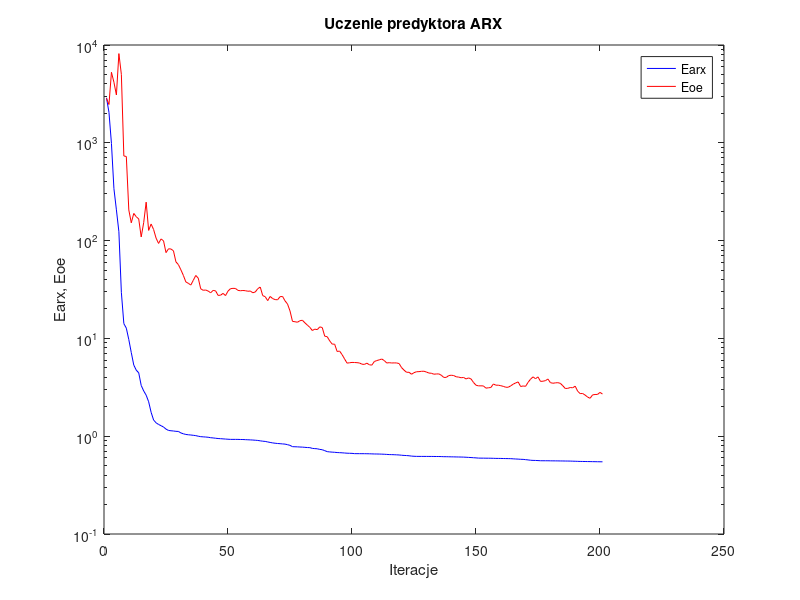
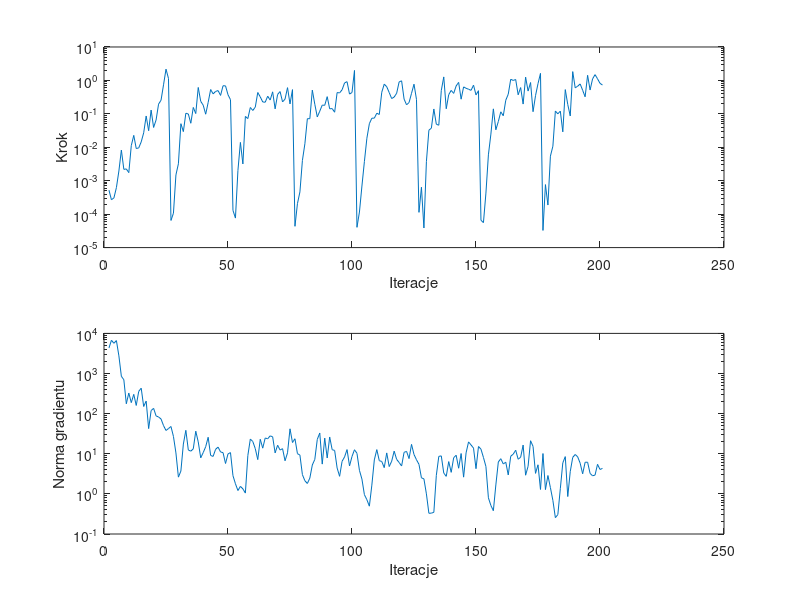

Recreate these plots in MATLAB, in order.
%uczenie predyktora arx
clear all;
n=0; farx(n+1)=2.886244e+003; foe(n+1)=2.856458e+003; wspucz(n+1)=0.000000e+000; ng(n+1)=0.000000e+000;
%odnowa zmiennej metryki
n=1; farx(n+1)=2.050148e+003; foe(n+1)=2.463208e+003; krok(n+1)=5.218301e-004; ng(n+1)=4.323037e+003;
n=2; farx(n+1)=9.847568e+002; foe(n+1)=5.261958e+003; krok(n+1)=2.695564e-004; ng(n+1)=6.744799e+003;
n=3; farx(n+1)=3.397486e+002; foe(n+1)=4.162990e+003; krok(n+1)=3.067151e-004; ng(n+1)=5.666327e+003;
n=4; farx(n+1)=2.063063e+002; foe(n+1)=3.082302e+003; krok(n+1)=6.218716e-004; ng(n+1)=6.622957e+003;
n=5; farx(n+1)=1.232960e+002; foe(n+1)=8.168515e+003; krok(n+1)=1.953941e-003; ng(n+1)=2.758552e+003;
n=6; farx(n+1)=2.954480e+001; foe(n+1)=5.003571e+003; krok(n+1)=8.252536e-003; ng(n+1)=8.539676e+002;
n=7; farx(n+1)=1.416610e+001; foe(n+1)=7.335932e+002; krok(n+1)=2.187783e-003; ng(n+1)=6.987778e+002;
n=8; farx(n+1)=1.272434e+001; foe(n+1)=7.245148e+002; krok(n+1)=2.252591e-003; ng(n+1)=1.761042e+002;
n=9; farx(n+1)=9.727701e+000; foe(n+1)=2.058388e+002; krok(n+1)=1.745241e-003; ng(n+1)=3.263847e+002;
n=10; farx(n+1)=7.161004e+000; foe(n+1)=1.520522e+002; krok(n+1)=1.121665e-002; ng(n+1)=1.881238e+002;
n=11; farx(n+1)=5.343936e+000; foe(n+1)=1.896077e+002; krok(n+1)=2.272397e-002; ng(n+1)=3.023281e+002;
n=12; farx(n+1)=4.738175e+000; foe(n+1)=1.755377e+002; krok(n+1)=9.173286e-003; ng(n+1)=1.600383e+002;
n=13; farx(n+1)=4.444462e+000; foe(n+1)=1.665181e+002; krok(n+1)=9.590335e-003; ng(n+1)=3.588632e+002;
n=14; farx(n+1)=3.304163e+000; foe(n+1)=1.090452e+002; krok(n+1)=1.448480e-002; ng(n+1)=4.309645e+002;
n=15; farx(n+1)=2.905177e+000; foe(n+1)=1.525749e+002; krok(n+1)=2.710756e-002; ng(n+1)=1.506434e+002;
n=16; farx(n+1)=2.626762e+000; foe(n+1)=2.472227e+002; krok(n+1)=8.625198e-002; ng(n+1)=2.055535e+002;
n=17; farx(n+1)=2.250880e+000; foe(n+1)=1.271214e+002; krok(n+1)=3.128605e-002; ng(n+1)=4.239767e+001;
n=18; farx(n+1)=1.754535e+000; foe(n+1)=1.477019e+002; krok(n+1)=1.297327e-001; ng(n+1)=1.193464e+002;
n=19; farx(n+1)=1.463556e+000; foe(n+1)=1.298021e+002; krok(n+1)=3.917546e-002; ng(n+1)=1.354448e+002;
n=20; farx(n+1)=1.370711e+000; foe(n+1)=1.059527e+002; krok(n+1)=6.561970e-002; ng(n+1)=8.781982e+001;
n=21; farx(n+1)=1.318480e+000; foe(n+1)=9.358684e+001; krok(n+1)=1.951976e-001; ng(n+1)=8.252912e+001;
n=22; farx(n+1)=1.280687e+000; foe(n+1)=1.039705e+002; krok(n+1)=2.557907e-001; ng(n+1)=7.350454e+001;
n=23; farx(n+1)=1.241957e+000; foe(n+1)=9.955879e+001; krok(n+1)=7.386536e-001; ng(n+1)=5.035947e+001;
n=24; farx(n+1)=1.181516e+000; foe(n+1)=7.536196e+001; krok(n+1)=2.171761e+000; ng(n+1)=3.802892e+001;
n=25; farx(n+1)=1.145628e+000; foe(n+1)=8.248183e+001; krok(n+1)=1.145368e+000; ng(n+1)=4.249420e+001;
%odnowa zmiennej metryki
n=26; farx(n+1)=1.136678e+000; foe(n+1)=8.206556e+001; krok(n+1)=6.485137e-005; ng(n+1)=4.783767e+001;
n=27; farx(n+1)=1.130646e+000; foe(n+1)=7.868561e+001; krok(n+1)=1.067624e-004; ng(n+1)=2.702893e+001;
n=28; farx(n+1)=1.121264e+000; foe(n+1)=6.061713e+001; krok(n+1)=1.491801e-003; ng(n+1)=1.049814e+001;
n=29; farx(n+1)=1.119053e+000; foe(n+1)=5.677818e+001; krok(n+1)=3.212655e-003; ng(n+1)=2.615437e+000;
n=30; farx(n+1)=1.080069e+000; foe(n+1)=5.028460e+001; krok(n+1)=5.079872e-002; ng(n+1)=3.705567e+000;
n=31; farx(n+1)=1.058390e+000; foe(n+1)=4.409145e+001; krok(n+1)=2.946581e-002; ng(n+1)=1.746717e+001;
n=32; farx(n+1)=1.042058e+000; foe(n+1)=3.779399e+001; krok(n+1)=1.044603e-001; ng(n+1)=3.839326e+001;
n=33; farx(n+1)=1.034417e+000; foe(n+1)=3.659227e+001; krok(n+1)=9.907791e-002; ng(n+1)=1.241173e+001;
n=34; farx(n+1)=1.028681e+000; foe(n+1)=3.511388e+001; krok(n+1)=5.234463e-002; ng(n+1)=1.160218e+001;
n=35; farx(n+1)=1.021362e+000; foe(n+1)=3.926835e+001; krok(n+1)=1.556123e-001; ng(n+1)=1.326212e+001;
n=36; farx(n+1)=1.013669e+000; foe(n+1)=4.400658e+001; krok(n+1)=1.019950e-001; ng(n+1)=3.652901e+001;
n=37; farx(n+1)=9.997944e-001; foe(n+1)=4.135421e+001; krok(n+1)=6.160336e-001; ng(n+1)=1.973416e+001;
n=38; farx(n+1)=9.893584e-001; foe(n+1)=3.212901e+001; krok(n+1)=2.367770e-001; ng(n+1)=7.905738e+000;
n=39; farx(n+1)=9.850579e-001; foe(n+1)=3.106098e+001; krok(n+1)=1.818254e-001; ng(n+1)=1.068603e+001;
n=40; farx(n+1)=9.807459e-001; foe(n+1)=3.123948e+001; krok(n+1)=9.760941e-002; ng(n+1)=1.497489e+001;
n=41; farx(n+1)=9.755388e-001; foe(n+1)=3.049849e+001; krok(n+1)=2.192961e-001; ng(n+1)=2.576970e+001;
n=42; farx(n+1)=9.651642e-001; foe(n+1)=2.928667e+001; krok(n+1)=5.341966e-001; ng(n+1)=9.072171e+000;
n=43; farx(n+1)=9.604509e-001; foe(n+1)=3.094544e+001; krok(n+1)=3.963116e-001; ng(n+1)=8.599095e+000;
n=44; farx(n+1)=9.529836e-001; foe(n+1)=3.065083e+001; krok(n+1)=4.686024e-001; ng(n+1)=1.293041e+001;
n=45; farx(n+1)=9.469686e-001; foe(n+1)=2.751418e+001; krok(n+1)=4.964909e-001; ng(n+1)=1.464183e+001;
n=46; farx(n+1)=9.433279e-001; foe(n+1)=2.765732e+001; krok(n+1)=3.556863e-001; ng(n+1)=1.108393e+001;
n=47; farx(n+1)=9.391761e-001; foe(n+1)=2.885172e+001; krok(n+1)=6.930078e-001; ng(n+1)=1.066593e+001;
n=48; farx(n+1)=9.350098e-001; foe(n+1)=2.741098e+001; krok(n+1)=6.871474e-001; ng(n+1)=5.719332e+000;
n=49; farx(n+1)=9.310977e-001; foe(n+1)=3.044529e+001; krok(n+1)=3.730776e-001; ng(n+1)=9.908382e+000;
n=50; farx(n+1)=9.279491e-001; foe(n+1)=3.222915e+001; krok(n+1)=2.656312e-001; ng(n+1)=1.068715e+001;
%odnowa zmiennej metryki
n=51; farx(n+1)=9.278782e-001; foe(n+1)=3.249301e+001; krok(n+1)=1.298034e-004; ng(n+1)=2.845867e+000;
n=52; farx(n+1)=9.278568e-001; foe(n+1)=3.242020e+001; krok(n+1)=7.632755e-005; ng(n+1)=1.787826e+000;
n=53; farx(n+1)=9.276272e-001; foe(n+1)=3.099428e+001; krok(n+1)=2.019005e-003; ng(n+1)=1.210945e+000;
n=54; farx(n+1)=9.254302e-001; foe(n+1)=3.070747e+001; krok(n+1)=1.399673e-002; ng(n+1)=1.538143e+000;
n=55; farx(n+1)=9.251161e-001; foe(n+1)=3.090517e+001; krok(n+1)=3.174920e-003; ng(n+1)=1.335200e+000;
n=56; farx(n+1)=9.220277e-001; foe(n+1)=3.075189e+001; krok(n+1)=8.373214e-002; ng(n+1)=1.046743e+000;
n=57; farx(n+1)=9.193765e-001; foe(n+1)=3.034753e+001; krok(n+1)=7.215303e-002; ng(n+1)=9.040226e+000;
n=58; farx(n+1)=9.168006e-001; foe(n+1)=3.050916e+001; krok(n+1)=1.551821e-001; ng(n+1)=2.320969e+001;
n=59; farx(n+1)=9.136928e-001; foe(n+1)=2.929656e+001; krok(n+1)=1.261335e-001; ng(n+1)=2.019866e+001;
n=60; farx(n+1)=9.094522e-001; foe(n+1)=2.983210e+001; krok(n+1)=1.591991e-001; ng(n+1)=1.340125e+001;
n=61; farx(n+1)=9.050852e-001; foe(n+1)=3.222300e+001; krok(n+1)=4.352152e-001; ng(n+1)=7.155394e+000;
n=62; farx(n+1)=8.968828e-001; foe(n+1)=3.350734e+001; krok(n+1)=3.224739e-001; ng(n+1)=2.296105e+001;
n=63; farx(n+1)=8.890726e-001; foe(n+1)=2.738579e+001; krok(n+1)=2.272257e-001; ng(n+1)=1.378823e+001;
n=64; farx(n+1)=8.845222e-001; foe(n+1)=2.669547e+001; krok(n+1)=2.224394e-001; ng(n+1)=2.473801e+001;
n=65; farx(n+1)=8.735746e-001; foe(n+1)=2.434141e+001; krok(n+1)=3.374549e-001; ng(n+1)=2.361293e+001;
n=66; farx(n+1)=8.634064e-001; foe(n+1)=2.685696e+001; krok(n+1)=2.591726e-001; ng(n+1)=2.792753e+001;
n=67; farx(n+1)=8.542111e-001; foe(n+1)=2.553333e+001; krok(n+1)=4.556164e-001; ng(n+1)=2.649637e+001;
n=68; farx(n+1)=8.474296e-001; foe(n+1)=2.493397e+001; krok(n+1)=1.409038e-001; ng(n+1)=1.051503e+001;
n=69; farx(n+1)=8.422743e-001; foe(n+1)=2.483304e+001; krok(n+1)=3.806077e-001; ng(n+1)=1.629383e+001;
n=70; farx(n+1)=8.386479e-001; foe(n+1)=2.672912e+001; krok(n+1)=4.641165e-001; ng(n+1)=1.239505e+001;
n=71; farx(n+1)=8.338009e-001; foe(n+1)=2.683001e+001; krok(n+1)=2.277746e-001; ng(n+1)=1.338959e+001;
n=72; farx(n+1)=8.301724e-001; foe(n+1)=2.421059e+001; krok(n+1)=2.760258e-001; ng(n+1)=6.687652e+000;
n=73; farx(n+1)=8.191880e-001; foe(n+1)=2.246370e+001; krok(n+1)=6.077026e-001; ng(n+1)=1.055642e+001;
n=74; farx(n+1)=8.062555e-001; foe(n+1)=1.909687e+001; krok(n+1)=1.981558e-001; ng(n+1)=4.184483e+001;
n=75; farx(n+1)=7.816110e-001; foe(n+1)=1.493326e+001; krok(n+1)=5.312625e-001; ng(n+1)=1.907682e+001;
%odnowa zmiennej metryki
n=76; farx(n+1)=7.800053e-001; foe(n+1)=1.480725e+001; krok(n+1)=4.334515e-005; ng(n+1)=2.367281e+001;
n=77; farx(n+1)=7.783499e-001; foe(n+1)=1.463212e+001; krok(n+1)=2.064885e-004; ng(n+1)=1.006802e+001;
n=78; farx(n+1)=7.751761e-001; foe(n+1)=1.516525e+001; krok(n+1)=4.636412e-004; ng(n+1)=9.257856e+000;
n=79; farx(n+1)=7.733964e-001; foe(n+1)=1.532947e+001; krok(n+1)=4.027729e-003; ng(n+1)=3.017233e+000;
n=80; farx(n+1)=7.692936e-001; foe(n+1)=1.443859e+001; krok(n+1)=1.274291e-002; ng(n+1)=2.125054e+000;
n=81; farx(n+1)=7.657553e-001; foe(n+1)=1.367584e+001; krok(n+1)=7.165516e-002; ng(n+1)=1.817081e+000;
n=82; farx(n+1)=7.640198e-001; foe(n+1)=1.296254e+001; krok(n+1)=7.173481e-002; ng(n+1)=2.480588e+000;
n=83; farx(n+1)=7.507527e-001; foe(n+1)=1.204370e+001; krok(n+1)=5.126125e-001; ng(n+1)=5.254407e+000;
n=84; farx(n+1)=7.466536e-001; foe(n+1)=1.243748e+001; krok(n+1)=1.935340e-001; ng(n+1)=7.224232e+000;
n=85; farx(n+1)=7.438212e-001; foe(n+1)=1.229347e+001; krok(n+1)=8.097460e-002; ng(n+1)=2.282066e+001;
n=86; farx(n+1)=7.328542e-001; foe(n+1)=1.311138e+001; krok(n+1)=1.200480e-001; ng(n+1)=3.287420e+001;
n=87; farx(n+1)=7.274343e-001; foe(n+1)=1.291380e+001; krok(n+1)=1.827549e-001; ng(n+1)=5.525111e+000;
n=88; farx(n+1)=7.119637e-001; foe(n+1)=1.053495e+001; krok(n+1)=1.800875e-001; ng(n+1)=2.457091e+001;
n=89; farx(n+1)=6.951211e-001; foe(n+1)=1.040824e+001; krok(n+1)=3.268918e-001; ng(n+1)=7.842362e+000;
n=90; farx(n+1)=6.908475e-001; foe(n+1)=9.440966e+000; krok(n+1)=1.414327e-001; ng(n+1)=2.619617e+001;
n=91; farx(n+1)=6.871834e-001; foe(n+1)=8.745183e+000; krok(n+1)=1.438191e-001; ng(n+1)=1.264148e+001;
n=92; farx(n+1)=6.847457e-001; foe(n+1)=8.729476e+000; krok(n+1)=1.119739e-001; ng(n+1)=1.209708e+001;
n=93; farx(n+1)=6.807917e-001; foe(n+1)=7.348997e+000; krok(n+1)=4.337210e-001; ng(n+1)=4.421528e+000;
n=94; farx(n+1)=6.786444e-001; foe(n+1)=7.422322e+000; krok(n+1)=4.228235e-001; ng(n+1)=2.740065e+000;
n=95; farx(n+1)=6.765889e-001; foe(n+1)=6.826086e+000; krok(n+1)=5.243733e-001; ng(n+1)=6.478475e+000;
n=96; farx(n+1)=6.732998e-001; foe(n+1)=6.172237e+000; krok(n+1)=8.413217e-001; ng(n+1)=8.337225e+000;
n=97; farx(n+1)=6.702550e-001; foe(n+1)=5.586741e+000; krok(n+1)=9.180501e-001; ng(n+1)=1.270133e+001;
n=98; farx(n+1)=6.688130e-001; foe(n+1)=5.634287e+000; krok(n+1)=3.903951e-001; ng(n+1)=4.967836e+000;
n=99; farx(n+1)=6.676636e-001; foe(n+1)=5.680611e+000; krok(n+1)=4.352152e-001; ng(n+1)=8.549711e+000;
n=100; farx(n+1)=6.633561e-001; foe(n+1)=5.670159e+000; krok(n+1)=1.988424e+000; ng(n+1)=1.260007e+001;
%odnowa zmiennej metryki
n=101; farx(n+1)=6.630471e-001; foe(n+1)=5.649568e+000; krok(n+1)=4.037383e-005; ng(n+1)=1.025905e+001;
n=102; farx(n+1)=6.629093e-001; foe(n+1)=5.604734e+000; krok(n+1)=1.159103e-004; ng(n+1)=3.858879e+000;
n=103; farx(n+1)=6.626383e-001; foe(n+1)=5.453333e+000; krok(n+1)=6.935224e-004; ng(n+1)=2.338628e+000;
n=104; farx(n+1)=6.624652e-001; foe(n+1)=5.420576e+000; krok(n+1)=3.765398e-003; ng(n+1)=9.560987e-001;
n=105; farx(n+1)=6.618026e-001; foe(n+1)=5.581495e+000; krok(n+1)=1.865725e-002; ng(n+1)=7.157768e-001;
n=106; farx(n+1)=6.610894e-001; foe(n+1)=5.372395e+000; krok(n+1)=5.082412e-002; ng(n+1)=4.940803e-001;
n=107; farx(n+1)=6.596862e-001; foe(n+1)=5.330088e+000; krok(n+1)=7.413078e-002; ng(n+1)=1.651505e+000;
n=108; farx(n+1)=6.582357e-001; foe(n+1)=5.802589e+000; krok(n+1)=7.445763e-002; ng(n+1)=7.028827e+000;
n=109; farx(n+1)=6.577291e-001; foe(n+1)=5.936076e+000; krok(n+1)=1.046893e-001; ng(n+1)=1.268889e+001;
n=110; farx(n+1)=6.568256e-001; foe(n+1)=6.037318e+000; krok(n+1)=9.569438e-002; ng(n+1)=6.724639e+000;
n=111; farx(n+1)=6.555391e-001; foe(n+1)=6.156379e+000; krok(n+1)=4.429176e-001; ng(n+1)=6.420433e+000;
n=112; farx(n+1)=6.538623e-001; foe(n+1)=5.939141e+000; krok(n+1)=7.741360e-001; ng(n+1)=4.505460e+000;
n=113; farx(n+1)=6.514319e-001; foe(n+1)=5.605572e+000; krok(n+1)=6.480438e-001; ng(n+1)=1.049891e+001;
n=114; farx(n+1)=6.489808e-001; foe(n+1)=5.646461e+000; krok(n+1)=4.335130e-001; ng(n+1)=4.795064e+000;
n=115; farx(n+1)=6.480310e-001; foe(n+1)=5.605780e+000; krok(n+1)=2.868245e-001; ng(n+1)=6.526045e+000;
n=116; farx(n+1)=6.467796e-001; foe(n+1)=5.618653e+000; krok(n+1)=3.180725e-001; ng(n+1)=1.162851e+001;
n=117; farx(n+1)=6.447906e-001; foe(n+1)=5.611264e+000; krok(n+1)=4.128102e-001; ng(n+1)=7.246258e+000;
n=118; farx(n+1)=6.429057e-001; foe(n+1)=5.527750e+000; krok(n+1)=9.001093e-001; ng(n+1)=6.056799e+000;
n=119; farx(n+1)=6.388408e-001; foe(n+1)=5.023523e+000; krok(n+1)=9.730681e-001; ng(n+1)=4.956580e+000;
n=120; farx(n+1)=6.358561e-001; foe(n+1)=4.730578e+000; krok(n+1)=2.760258e-001; ng(n+1)=1.086818e+001;
n=121; farx(n+1)=6.339569e-001; foe(n+1)=4.504135e+000; krok(n+1)=1.865388e-001; ng(n+1)=1.144103e+001;
n=122; farx(n+1)=6.310950e-001; foe(n+1)=4.502951e+000; krok(n+1)=2.176811e-001; ng(n+1)=7.580349e+000;
n=123; farx(n+1)=6.259816e-001; foe(n+1)=4.300271e+000; krok(n+1)=4.112198e-001; ng(n+1)=1.713843e+001;
n=124; farx(n+1)=6.234810e-001; foe(n+1)=4.462838e+000; krok(n+1)=7.709580e-001; ng(n+1)=9.586611e+000;
n=125; farx(n+1)=6.219189e-001; foe(n+1)=4.561562e+000; krok(n+1)=2.701916e-001; ng(n+1)=7.089845e+000;
%odnowa zmiennej metryki
n=126; farx(n+1)=6.217222e-001; foe(n+1)=4.572753e+000; krok(n+1)=1.133097e-004; ng(n+1)=5.451385e+000;
n=127; farx(n+1)=6.214666e-001; foe(n+1)=4.607812e+000; krok(n+1)=6.404268e-004; ng(n+1)=2.511850e+000;
n=128; farx(n+1)=6.214523e-001; foe(n+1)=4.617124e+000; krok(n+1)=3.858161e-005; ng(n+1)=2.365428e+000;
n=129; farx(n+1)=6.212650e-001; foe(n+1)=4.530842e+000; krok(n+1)=3.721397e-003; ng(n+1)=1.000064e+000;
n=130; farx(n+1)=6.210818e-001; foe(n+1)=4.423655e+000; krok(n+1)=3.252259e-002; ng(n+1)=3.285695e-001;
n=131; farx(n+1)=6.209531e-001; foe(n+1)=4.402234e+000; krok(n+1)=3.730542e-002; ng(n+1)=3.312166e-001;
n=132; farx(n+1)=6.205579e-001; foe(n+1)=4.305590e+000; krok(n+1)=1.399123e-001; ng(n+1)=3.468378e-001;
n=133; farx(n+1)=6.200961e-001; foe(n+1)=4.328150e+000; krok(n+1)=4.895039e-002; ng(n+1)=2.891246e+000;
n=134; farx(n+1)=6.200107e-001; foe(n+1)=4.336320e+000; krok(n+1)=4.568872e-002; ng(n+1)=8.602234e+000;
n=135; farx(n+1)=6.190937e-001; foe(n+1)=4.203930e+000; krok(n+1)=4.980566e-001; ng(n+1)=8.850640e+000;
n=136; farx(n+1)=6.174177e-001; foe(n+1)=3.992433e+000; krok(n+1)=1.273593e+000; ng(n+1)=3.304879e+000;
n=137; farx(n+1)=6.171703e-001; foe(n+1)=3.993370e+000; krok(n+1)=1.420813e-001; ng(n+1)=2.737181e+000;
n=138; farx(n+1)=6.162872e-001; foe(n+1)=4.167658e+000; krok(n+1)=3.762637e-001; ng(n+1)=6.377668e+000;
n=139; farx(n+1)=6.153033e-001; foe(n+1)=4.201987e+000; krok(n+1)=5.030621e-001; ng(n+1)=3.442689e+000;
n=140; farx(n+1)=6.147460e-001; foe(n+1)=4.170437e+000; krok(n+1)=4.089939e-001; ng(n+1)=7.987868e+000;
n=141; farx(n+1)=6.137720e-001; foe(n+1)=4.052647e+000; krok(n+1)=6.855549e-001; ng(n+1)=9.186004e+000;
n=142; farx(n+1)=6.130058e-001; foe(n+1)=4.020484e+000; krok(n+1)=8.728449e-001; ng(n+1)=4.357959e+000;
n=143; farx(n+1)=6.122660e-001; foe(n+1)=3.961028e+000; krok(n+1)=2.745822e-001; ng(n+1)=1.013503e+001;
n=144; farx(n+1)=6.112029e-001; foe(n+1)=3.987277e+000; krok(n+1)=6.400584e-001; ng(n+1)=2.613144e+000;
n=145; farx(n+1)=6.093345e-001; foe(n+1)=3.848927e+000; krok(n+1)=5.813025e-001; ng(n+1)=1.055435e+001;
n=146; farx(n+1)=6.070541e-001; foe(n+1)=3.944387e+000; krok(n+1)=5.451818e-001; ng(n+1)=1.975818e+001;
n=147; farx(n+1)=6.051976e-001; foe(n+1)=3.848854e+000; krok(n+1)=5.045340e-001; ng(n+1)=1.658127e+001;
n=148; farx(n+1)=6.025101e-001; foe(n+1)=3.542549e+000; krok(n+1)=7.215816e-001; ng(n+1)=1.383154e+001;
n=149; farx(n+1)=6.002442e-001; foe(n+1)=3.321511e+000; krok(n+1)=3.691454e-001; ng(n+1)=4.244454e+000;
n=150; farx(n+1)=5.972816e-001; foe(n+1)=3.272278e+000; krok(n+1)=4.936410e-001; ng(n+1)=1.515369e+001;
%odnowa zmiennej metryki
n=151; farx(n+1)=5.966890e-001; foe(n+1)=3.273935e+000; krok(n+1)=6.575810e-005; ng(n+1)=1.301051e+001;
n=152; farx(n+1)=5.964399e-001; foe(n+1)=3.265770e+000; krok(n+1)=5.587912e-005; ng(n+1)=8.094796e+000;
n=153; farx(n+1)=5.958258e-001; foe(n+1)=3.100889e+000; krok(n+1)=4.271620e-004; ng(n+1)=4.814996e+000;
n=154; farx(n+1)=5.956349e-001; foe(n+1)=3.126592e+000; krok(n+1)=5.945944e-003; ng(n+1)=7.984035e-001;
n=155; farx(n+1)=5.952853e-001; foe(n+1)=3.148205e+000; krok(n+1)=2.476948e-002; ng(n+1)=5.144306e-001;
n=156; farx(n+1)=5.942338e-001; foe(n+1)=3.419792e+000; krok(n+1)=1.410702e-001; ng(n+1)=3.806985e-001;
n=157; farx(n+1)=5.930174e-001; foe(n+1)=3.324607e+000; krok(n+1)=3.340315e-002; ng(n+1)=1.669838e+000;
n=158; farx(n+1)=5.928034e-001; foe(n+1)=3.322754e+000; krok(n+1)=5.893163e-002; ng(n+1)=6.229173e+000;
n=159; farx(n+1)=5.923405e-001; foe(n+1)=3.284283e+000; krok(n+1)=1.150668e-001; ng(n+1)=7.539169e+000;
n=160; farx(n+1)=5.913706e-001; foe(n+1)=3.232876e+000; krok(n+1)=8.764941e-002; ng(n+1)=5.566966e+000;
n=161; farx(n+1)=5.907591e-001; foe(n+1)=3.167637e+000; krok(n+1)=2.553603e-001; ng(n+1)=6.158651e+000;
n=162; farx(n+1)=5.901752e-001; foe(n+1)=3.166587e+000; krok(n+1)=3.862514e-001; ng(n+1)=2.963895e+000;
n=163; farx(n+1)=5.893703e-001; foe(n+1)=3.272974e+000; krok(n+1)=1.084583e+000; ng(n+1)=8.695874e+000;
n=164; farx(n+1)=5.870605e-001; foe(n+1)=3.403683e+000; krok(n+1)=9.979353e-001; ng(n+1)=9.757875e+000;
n=165; farx(n+1)=5.847074e-001; foe(n+1)=3.506838e+000; krok(n+1)=1.065469e+000; ng(n+1)=1.224971e+001;
n=166; farx(n+1)=5.831723e-001; foe(n+1)=3.589874e+000; krok(n+1)=3.713045e-001; ng(n+1)=7.301516e+000;
n=167; farx(n+1)=5.804159e-001; foe(n+1)=3.221775e+000; krok(n+1)=6.113321e-001; ng(n+1)=8.192447e+000;
n=168; farx(n+1)=5.795231e-001; foe(n+1)=3.263886e+000; krok(n+1)=1.961845e-001; ng(n+1)=1.648193e+001;
n=169; farx(n+1)=5.758354e-001; foe(n+1)=3.237700e+000; krok(n+1)=1.254612e+000; ng(n+1)=2.919495e+000;
n=170; farx(n+1)=5.723133e-001; foe(n+1)=3.554646e+000; krok(n+1)=4.803814e-001; ng(n+1)=4.873557e+000;
n=171; farx(n+1)=5.677242e-001; foe(n+1)=3.832038e+000; krok(n+1)=8.649503e-001; ng(n+1)=2.112698e+001;
n=172; farx(n+1)=5.657481e-001; foe(n+1)=4.042935e+000; krok(n+1)=1.160291e-001; ng(n+1)=1.526699e+001;
n=173; farx(n+1)=5.650203e-001; foe(n+1)=3.871008e+000; krok(n+1)=3.505976e-001; ng(n+1)=3.244043e+000;
n=174; farx(n+1)=5.633911e-001; foe(n+1)=4.039878e+000; krok(n+1)=8.008859e-001; ng(n+1)=5.312891e+000;
n=175; farx(n+1)=5.613084e-001; foe(n+1)=3.635301e+000; krok(n+1)=1.625559e+000; ng(n+1)=1.287630e+000;
%odnowa zmiennej metryki
n=176; farx(n+1)=5.610806e-001; foe(n+1)=3.649815e+000; krok(n+1)=3.262026e-005; ng(n+1)=1.012690e+001;
n=177; farx(n+1)=5.609971e-001; foe(n+1)=3.700011e+000; krok(n+1)=7.663457e-004; ng(n+1)=1.277487e+000;
n=178; farx(n+1)=5.608983e-001; foe(n+1)=3.841664e+000; krok(n+1)=1.874208e-004; ng(n+1)=2.870396e+000;
n=179; farx(n+1)=5.601287e-001; foe(n+1)=3.529233e+000; krok(n+1)=5.433546e-003; ng(n+1)=1.433590e+000;
n=180; farx(n+1)=5.598275e-001; foe(n+1)=3.478308e+000; krok(n+1)=1.076348e-002; ng(n+1)=6.872712e-001;
n=181; farx(n+1)=5.594656e-001; foe(n+1)=3.511112e+000; krok(n+1)=1.215719e-001; ng(n+1)=2.556638e-001;
n=182; farx(n+1)=5.591712e-001; foe(n+1)=3.525627e+000; krok(n+1)=1.001107e-001; ng(n+1)=3.040986e-001;
n=183; farx(n+1)=5.584765e-001; foe(n+1)=3.472254e+000; krok(n+1)=1.204927e-001; ng(n+1)=1.350733e+000;
n=184; farx(n+1)=5.582260e-001; foe(n+1)=3.280715e+000; krok(n+1)=2.896961e-002; ng(n+1)=5.941803e+000;
n=185; farx(n+1)=5.574726e-001; foe(n+1)=3.074354e+000; krok(n+1)=5.312625e-001; ng(n+1)=8.489171e+000;
n=186; farx(n+1)=5.571578e-001; foe(n+1)=3.086375e+000; krok(n+1)=1.902702e-001; ng(n+1)=8.588492e-001;
n=187; farx(n+1)=5.566666e-001; foe(n+1)=3.145079e+000; krok(n+1)=8.643496e-002; ng(n+1)=3.590461e+000;
n=188; farx(n+1)=5.554018e-001; foe(n+1)=3.126776e+000; krok(n+1)=1.833902e+000; ng(n+1)=8.123417e+000;
n=189; farx(n+1)=5.545484e-001; foe(n+1)=3.249645e+000; krok(n+1)=6.007020e-001; ng(n+1)=9.592322e+000;
n=190; farx(n+1)=5.531965e-001; foe(n+1)=2.882887e+000; krok(n+1)=6.709302e-001; ng(n+1)=8.377422e+000;
n=191; farx(n+1)=5.522390e-001; foe(n+1)=2.727995e+000; krok(n+1)=7.848019e-001; ng(n+1)=5.814565e+000;
n=192; farx(n+1)=5.515886e-001; foe(n+1)=2.732733e+000; krok(n+1)=5.076342e-001; ng(n+1)=3.166122e+000;
n=193; farx(n+1)=5.512383e-001; foe(n+1)=2.634283e+000; krok(n+1)=3.238984e-001; ng(n+1)=6.140209e+000;
n=194; farx(n+1)=5.504891e-001; foe(n+1)=2.512586e+000; krok(n+1)=1.422745e+000; ng(n+1)=6.155790e+000;
n=195; farx(n+1)=5.500805e-001; foe(n+1)=2.441975e+000; krok(n+1)=5.168655e-001; ng(n+1)=3.240449e+000;
n=196; farx(n+1)=5.494411e-001; foe(n+1)=2.644953e+000; krok(n+1)=1.107016e+000; ng(n+1)=2.823825e+000;
n=197; farx(n+1)=5.489060e-001; foe(n+1)=2.670277e+000; krok(n+1)=1.489674e+000; ng(n+1)=2.941805e+000;
n=198; farx(n+1)=5.482751e-001; foe(n+1)=2.673344e+000; krok(n+1)=1.120145e+000; ng(n+1)=5.452188e+000;
n=199; farx(n+1)=5.477870e-001; foe(n+1)=2.804652e+000; krok(n+1)=8.179879e-001; ng(n+1)=4.061816e+000;
n=200; farx(n+1)=5.473488e-001; foe(n+1)=2.698205e+000; krok(n+1)=7.273018e-001; ng(n+1)=4.312399e+000;

figure; semilogy(farx,'b'); hold on; semilogy(foe,'r'); xlabel('Iteracje'); ylabel('Earx, Eoe'); legend('Earx','Eoe'); title('Uczenie predyktora ARX');
figure; subplot(2,1,1); semilogy(krok); xlabel('Iteracje'); ylabel('Krok');
subplot(2,1,2); semilogy(ng); xlabel('Iteracje'); ylabel('Norma gradientu');
Earx=farx(n+1)
Eoe=foe(n+1)
